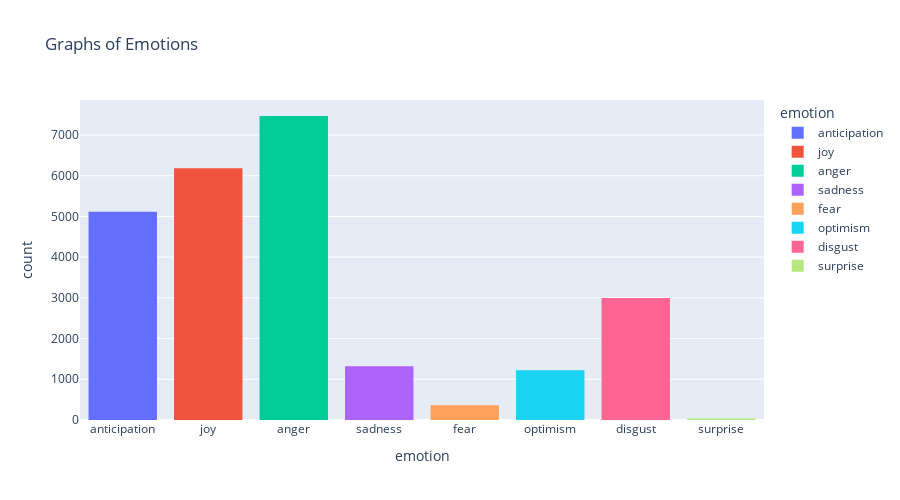

The notebook cell saved with this chart:
### Code cell
fig = px.histogram(df['emotion'],title="Graphs of Emotions",x="emotion",height=500,color='emotion')
fig.show()

### Figure 1 — Plotly figure (JSON) as saved in the notebook; plotly's stock layout.template omitted (floating-point values rounded to 4 significant figures; data arrays with more than 128 entries replaced by an {"elided": "..."} marker saying what was removed)
{"data": [{"alignmentgroup": "True", "bingroup": "x", "hovertemplate": "emotion=%{x}<br>count=%{y}<extra></extra>", "legendgroup": "anticipation", "marker": {"color": "#636efa", "pattern": {"shape": ""}}, "name": "anticipation", "offsetgroup": "anticipation", "orientation": "v", "showlegend": true, "type": "histogram", "x": {"elided": "5116 str values"}, "xaxis": "x", "yaxis": "y"}, {"alignmentgroup": "True", "bingroup": "x", "hovertemplate": "emotion=%{x}<br>count=%{y}<extra></extra>", "legendgroup": "joy", "marker": {"color": "#EF553B", "pattern": {"shape": ""}}, "name": "joy", "offsetgroup": "joy", "orientation": "v", "showlegend": true, "type": "histogram", "x": {"elided": "6185 str values"}, "xaxis": "x", "yaxis": "y"}, {"alignmentgroup": "True", "bingroup": "x", "hovertemplate": "emotion=%{x}<br>count=%{y}<extra></extra>", "legendgroup": "anger", "marker": {"color": "#00cc96", "pattern": {"shape": ""}}, "name": "anger", "offsetgroup": "anger", "orientation": "v", "showlegend": true, "type": "histogram", "x": {"elided": "7466 str values"}, "xaxis": "x", "yaxis": "y"}, {"alignmentgroup": "True", "bingroup": "x", "hovertemplate": "emotion=%{x}<br>count=%{y}<extra></extra>", "legendgroup": "sadness", "marker": {"color": "#ab63fa", "pattern": {"shape": ""}}, "name": "sadness", "offsetgroup": "sadness", "orientation": "v", "showlegend": true, "type": "histogram", "x": {"elided": "1323 str values"}, "xaxis": "x", "yaxis": "y"}, {"alignmentgroup": "True", "bingroup": "x", "hovertemplate": "emotion=%{x}<br>count=%{y}<extra></extra>", "legendgroup": "fear", "marker": {"color": "#FFA15A", "pattern": {"shape": ""}}, "name": "fear", "offsetgroup": "fear", "orientation": "v", "showlegend": true, "type": "histogram", "x": {"elided": "365 str values"}, "xaxis": "x", "yaxis": "y"}, {"alignmentgroup": "True", "bingroup": "x", "hovertemplate": "emotion=%{x}<br>count=%{y}<extra></extra>", "legendgroup": "optimism", "marker": {"color": "#19d3f3", "pattern": {"shape": ""}}, "name": "optimism", "offsetgroup": "optimism", "orientation": "v", "showlegend": true, "type": "histogram", "x": {"elided": "1219 str values"}, "xaxis": "x", "yaxis": "y"}, {"alignmentgroup": "True", "bingroup": "x", "hovertemplate": "emotion=%{x}<br>count=%{y}<extra></extra>", "legendgroup": "disgust", "marker": {"color": "#FF6692", "pattern": {"shape": ""}}, "name": "disgust", "offsetgroup": "disgust", "orientation": "v", "showlegend": true, "type": "histogram", "x": {"elided": "2994 str values"}, "xaxis": "x", "yaxis": "y"}, {"alignmentgroup": "True", "bingroup": "x", "hovertemplate": "emotion=%{x}<br>count=%{y}<extra></extra>", "legendgroup": "surprise", "marker": {"color": "#B6E880", "pattern": {"shape": ""}}, "name": "surprise", "offsetgroup": "surprise", "orientation": "v", "showlegend": true, "type": "histogram", "x": ["surprise", "surprise", "surprise", "surprise", "surprise", "surprise", "surprise", "surprise", "surprise", "surprise", "surprise", "surprise", "surprise", "surprise", "surprise", "surprise", "surprise", "surprise", "surprise", "surprise", "surprise", "surprise", "surprise", "surprise", "surprise", "surprise", "surprise", "surprise", "surprise", "surprise", "surprise", "surprise", "surprise", "surprise"], "xaxis": "x", "yaxis": "y"}], "layout": {"barmode": "relative", "height": 500, "legend": {"title": {"text": "emotion"}, "tracegroupgap": 0}, "title": {"text": "Graphs of Emotions"}, "xaxis": {"anchor": "y", "categoryarray": ["anticipation", "joy", "anger", "sadness", "fear", "optimism", "disgust", "surprise"], "categoryorder": "array", "domain": [0, 1], "title": {"text": "emotion"}}, "yaxis": {"anchor": "x", "domain": [0, 1], "title": {"text": "count"}}}}
